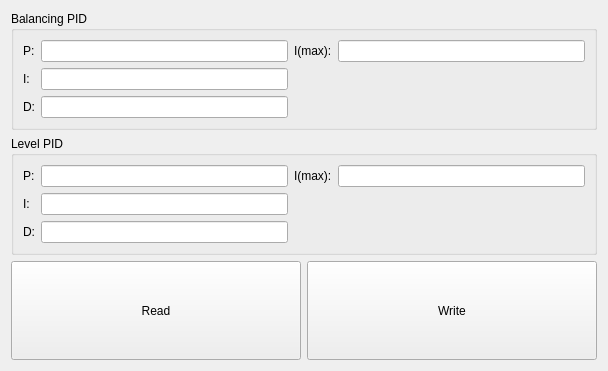
<?xml version="1.0" encoding="UTF-8"?>
<ui version="4.0">
 <class>PidConfigForm</class>
 <widget class="QWidget" name="PidConfigForm">
  <property name="geometry">
   <rect>
    <x>0</x>
    <y>0</y>
    <width>608</width>
    <height>371</height>
   </rect>
  </property>
  <property name="windowTitle">
   <string>Form</string>
  </property>
  <layout class="QGridLayout" name="gridLayout">
   <item row="0" column="0" colspan="2">
    <widget class="QGroupBox" name="groupBox">
     <property name="title">
      <string>Balancing PID</string>
     </property>
     <layout class="QGridLayout" name="gridLayout_2">
      <item row="0" column="0">
       <widget class="QLabel" name="label">
        <property name="text">
         <string>P:</string>
        </property>
       </widget>
      </item>
      <item row="0" column="1">
       <widget class="QLineEdit" name="lineEdit_P_balancingPID">
        <property name="sizePolicy">
         <sizepolicy hsizetype="Expanding" vsizetype="Preferred">
          <horstretch>0</horstretch>
          <verstretch>0</verstretch>
         </sizepolicy>
        </property>
       </widget>
      </item>
      <item row="0" column="2">
       <widget class="QLabel" name="label_4">
        <property name="text">
         <string>I(max):</string>
        </property>
       </widget>
      </item>
      <item row="0" column="3">
       <widget class="QLineEdit" name="lineEdit_Imax_balancingPID">
        <property name="sizePolicy">
         <sizepolicy hsizetype="Expanding" vsizetype="Preferred">
          <horstretch>0</horstretch>
          <verstretch>0</verstretch>
         </sizepolicy>
        </property>
       </widget>
      </item>
      <item row="1" column="0">
       <widget class="QLabel" name="label_2">
        <property name="text">
         <string>I:</string>
        </property>
       </widget>
      </item>
      <item row="1" column="1">
       <widget class="QLineEdit" name="lineEdit_I_balancingPID">
        <property name="sizePolicy">
         <sizepolicy hsizetype="Expanding" vsizetype="Preferred">
          <horstretch>0</horstretch>
          <verstretch>0</verstretch>
         </sizepolicy>
        </property>
       </widget>
      </item>
      <item row="2" column="0">
       <widget class="QLabel" name="label_3">
        <property name="text">
         <string>D:</string>
        </property>
       </widget>
      </item>
      <item row="2" column="1">
       <widget class="QLineEdit" name="lineEdit_D_balancingPID">
        <property name="sizePolicy">
         <sizepolicy hsizetype="Expanding" vsizetype="Preferred">
          <horstretch>0</horstretch>
          <verstretch>0</verstretch>
         </sizepolicy>
        </property>
       </widget>
      </item>
     </layout>
    </widget>
   </item>
   <item row="1" column="0" colspan="2">
    <widget class="QGroupBox" name="groupBox_2">
     <property name="title">
      <string>Level PID</string>
     </property>
     <layout class="QGridLayout" name="gridLayout_3">
      <item row="0" column="0">
       <widget class="QLabel" name="label_5">
        <property name="text">
         <string>P:</string>
        </property>
       </widget>
      </item>
      <item row="0" column="1">
       <widget class="QLineEdit" name="lineEdit">
        <property name="sizePolicy">
         <sizepolicy hsizetype="Expanding" vsizetype="Preferred">
          <horstretch>0</horstretch>
          <verstretch>0</verstretch>
         </sizepolicy>
        </property>
       </widget>
      </item>
      <item row="0" column="2">
       <widget class="QLabel" name="label_8">
        <property name="text">
         <string>I(max):</string>
        </property>
       </widget>
      </item>
      <item row="0" column="3">
       <widget class="QLineEdit" name="lineEdit_4">
        <property name="sizePolicy">
         <sizepolicy hsizetype="Expanding" vsizetype="Preferred">
          <horstretch>0</horstretch>
          <verstretch>0</verstretch>
         </sizepolicy>
        </property>
       </widget>
      </item>
      <item row="1" column="0">
       <widget class="QLabel" name="label_6">
        <property name="text">
         <string>I:</string>
        </property>
       </widget>
      </item>
      <item row="1" column="1">
       <widget class="QLineEdit" name="lineEdit_2">
        <property name="sizePolicy">
         <sizepolicy hsizetype="Expanding" vsizetype="Preferred">
          <horstretch>0</horstretch>
          <verstretch>0</verstretch>
         </sizepolicy>
        </property>
       </widget>
      </item>
      <item row="2" column="0">
       <widget class="QLabel" name="label_7">
        <property name="text">
         <string>D:</string>
        </property>
       </widget>
      </item>
      <item row="2" column="1">
       <widget class="QLineEdit" name="lineEdit_3">
        <property name="sizePolicy">
         <sizepolicy hsizetype="Expanding" vsizetype="Preferred">
          <horstretch>0</horstretch>
          <verstretch>0</verstretch>
         </sizepolicy>
        </property>
       </widget>
      </item>
     </layout>
    </widget>
   </item>
   <item row="2" column="0">
    <widget class="QPushButton" name="pushButtonRead">
     <property name="sizePolicy">
      <sizepolicy hsizetype="Preferred" vsizetype="Preferred">
       <horstretch>0</horstretch>
       <verstretch>0</verstretch>
      </sizepolicy>
     </property>
     <property name="text">
      <string>Read</string>
     </property>
    </widget>
   </item>
   <item row="2" column="1">
    <widget class="QPushButton" name="pushButtonWrite">
     <property name="sizePolicy">
      <sizepolicy hsizetype="Preferred" vsizetype="Preferred">
       <horstretch>0</horstretch>
       <verstretch>0</verstretch>
      </sizepolicy>
     </property>
     <property name="text">
      <string>Write</string>
     </property>
    </widget>
   </item>
  </layout>
 </widget>
 <resources/>
 <connections/>
</ui>
